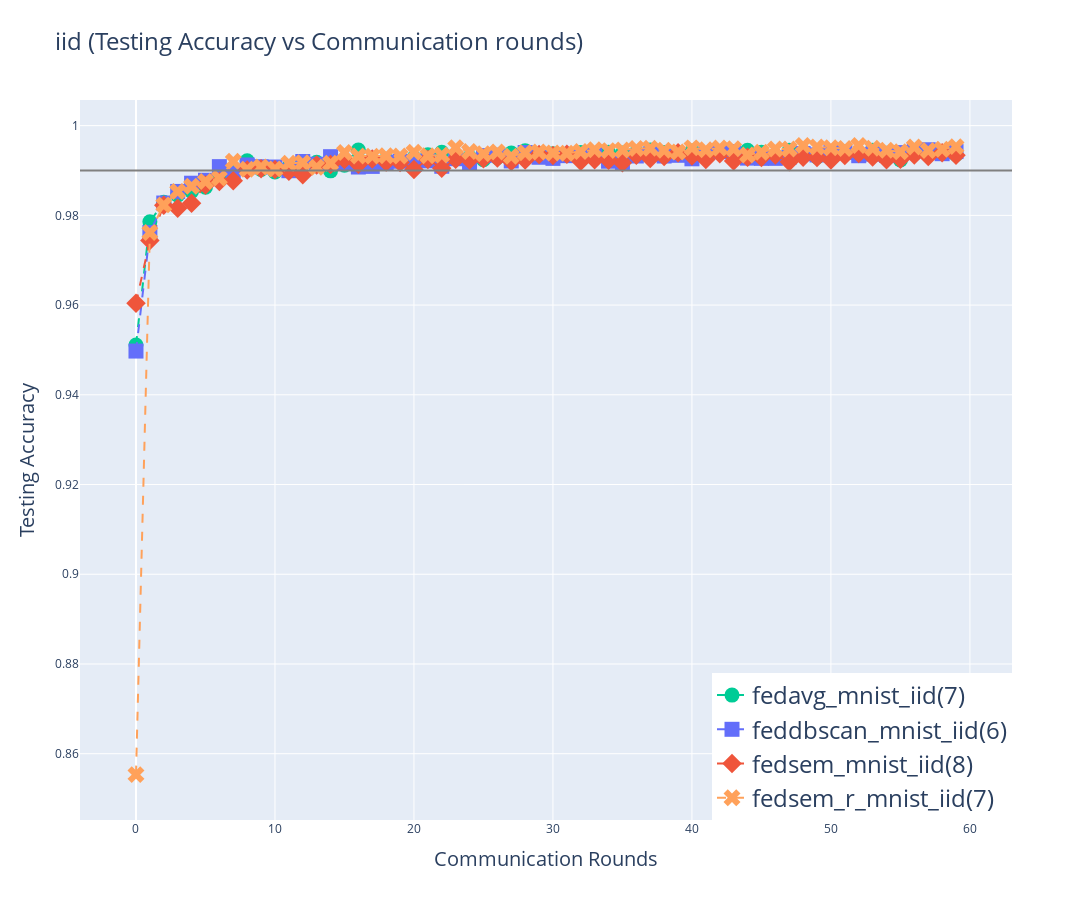
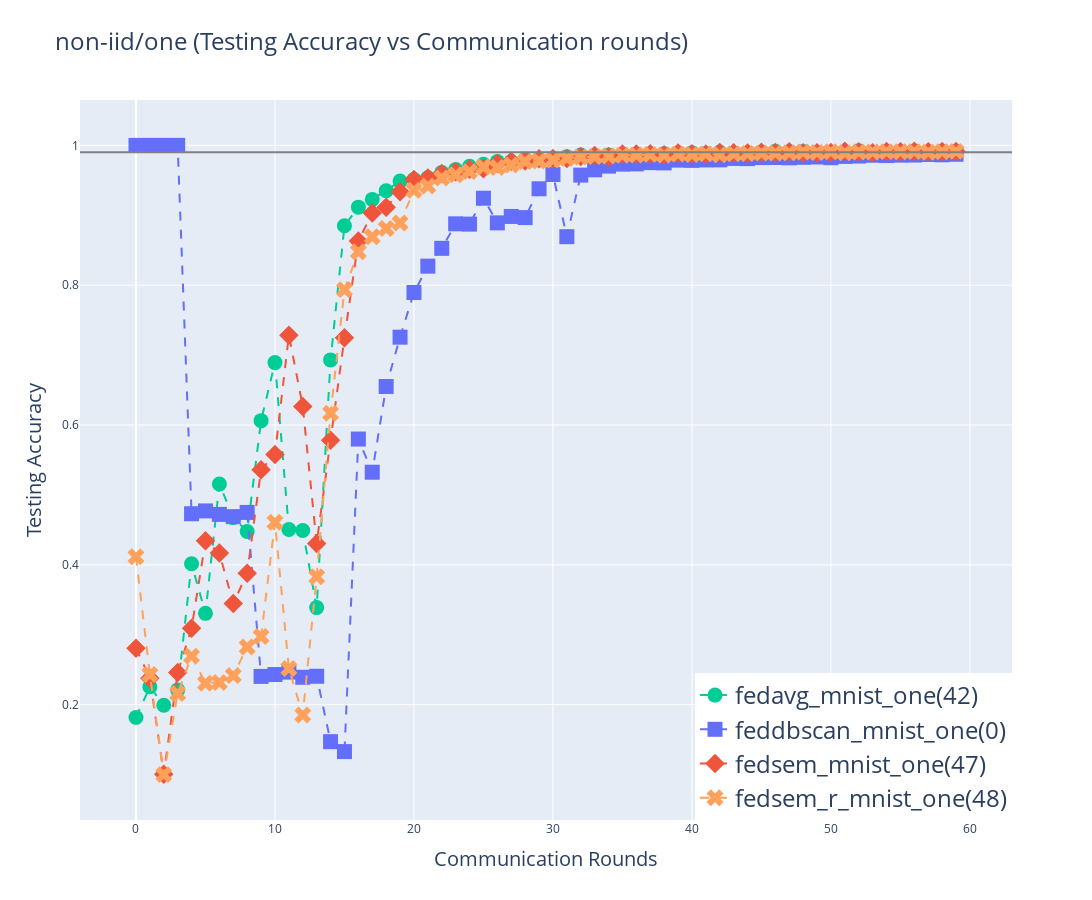
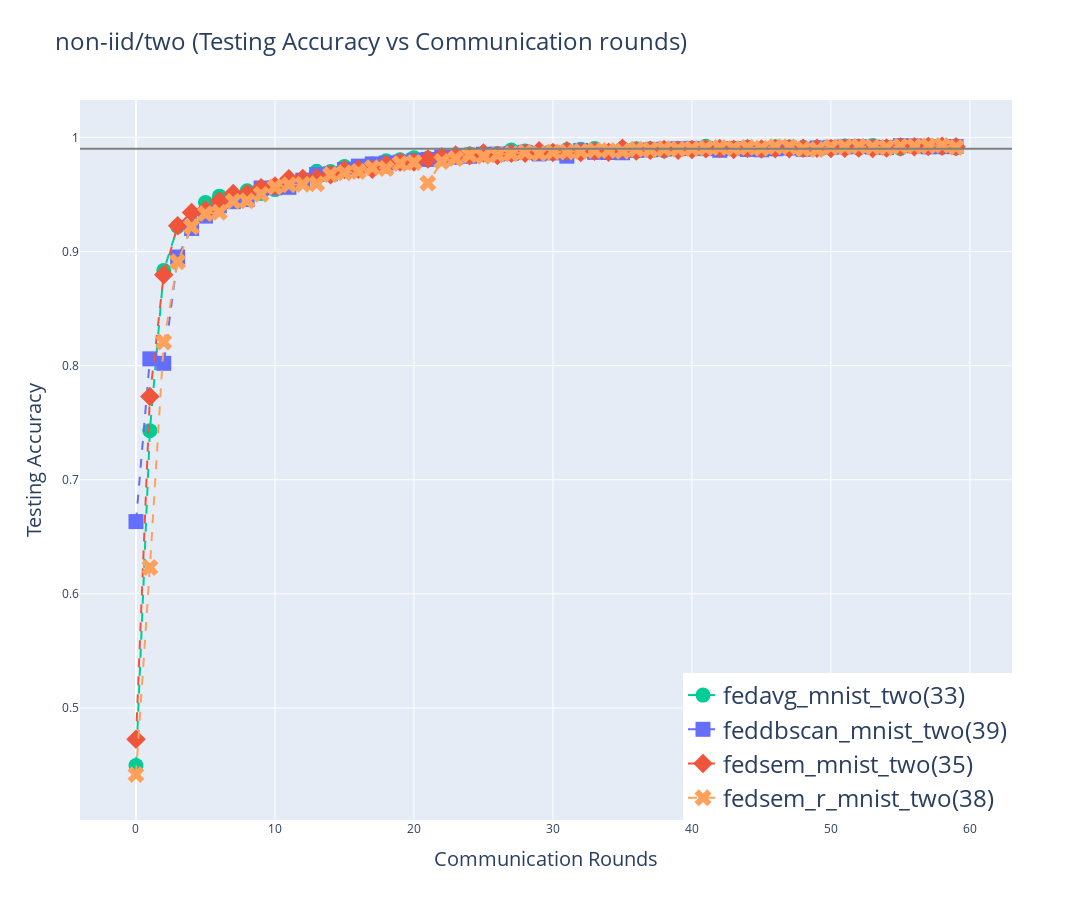
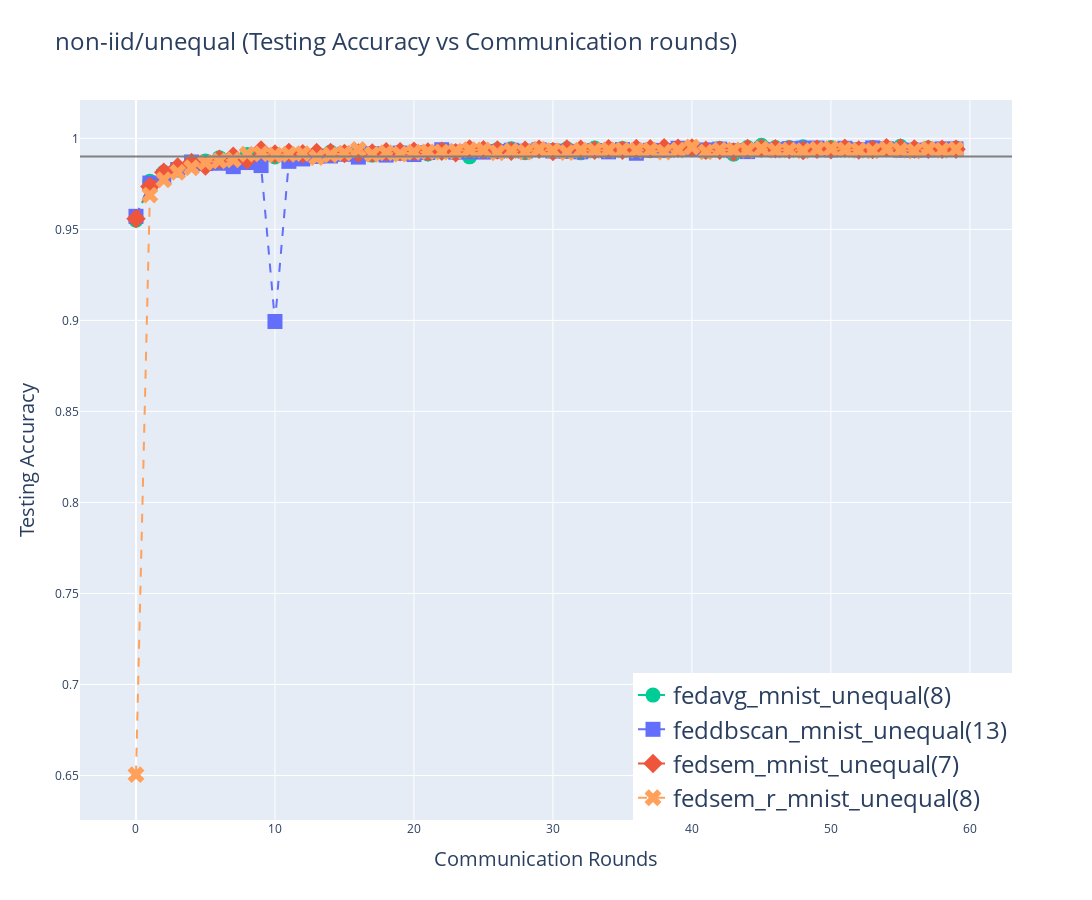

The cell these charts' notebook holds for them, in order:
### Code cell
import os
import json
import plotly.graph_objs as go
from tqdm import tqdm
import plotly.express as px
import plotly.io as pio

with_add = 'add_ep5'
path_to_json_files = '../save/json/with_add/'+ with_add+ '/mnist/'
# x_len = []
# for folder_name in ['iid','non-iid/one','non-iid/two','non-iid/unequal']: 
#     for json_file_name in os.listdir(os.path.join(path_to_json_files, folder_name)):
#         if not json_file_name.endswith('.json'):
#             continue
#         with open(os.path.join(path_to_json_files, folder_name, json_file_name)) as json_file:
#             json_text = json.load(json_file)
#             acc = json_text['test_accuracy']
#             x_len.append(len(acc))
# print(x_len)
for folder_name in tqdm(['iid','non-iid/one','non-iid/two','non-iid/unequal']): # ,'fedavg','fedsem','kmeans','dbscan','dfs'
    # if folder_name.startswith('.') or 'others' in folder_name or 'desktop.ini' in folder_name:
    #     continue
    # color = list(go.colors.TABLEAU)  # Using Plotly's color palette
    # color_scale = px.colors.qualitative.Plotly
    color_scale = ['#00CC96' ,'#636EFA','#EF553B','#FFA15A']
    data = []
    i = 0
    for json_file_name in sorted(os.listdir(os.path.join(path_to_json_files, folder_name))):
        if not json_file_name.endswith('.json'):
            continue
        fn_ls = json_file_name.split('.json')[0].split('_')
        with open(os.path.join(path_to_json_files, folder_name, json_file_name)) as json_file:
            json_text = json.load(json_file)
            acc = json_text['test_accuracy']
            # i_idx = json_file_name.find('iid')
            a_idx = json_file_name.find('_mnist_')
            # e_idx = json_file_name.find('E[')+2
            # if 'Clusters' in json_file_name:
            #     c_idx = json_file_name.find('Clusters')
            #     label_n = "multi-center({})".format(json_file_name[c_idx + 9:fn_idx - 2]) + json_file_name[fn_idx:-5] + "({})".format(len(acc)) # -2: ]_iid
            # else:
            # label_n = json_file_name[:a_idx]+'_mnist_'+json_file_name[i_idx:json_file_name.find('_E[')]+ f"({len(acc)})" # json_file_name[e_idx:json_file_name.find('.json')-1]
            if 'fedsem_r' in json_file_name[:a_idx]:
                label_n = json_file_name[:a_idx]+'_mnist_'+ fn_ls[-1]+ f"({fn_ls[3][6:-1]})"
            else:
                label_n = json_file_name[:a_idx]+'_mnist_'+ fn_ls[-1]+ f"({fn_ls[2][6:-1]})"
            if len(acc) == 1:
                trace = go.Scatter(
                    x = [0,max(x_len)],
                    y = acc * 2,
                    mode='lines+markers',
                    name=label_n,
                    line=dict(color=color_scale[len(data)], dash='dash'),
                    marker=dict(symbol=symbols[i],size=15))
            else:
                trace = go.Scatter(
                    x=list(range(len(acc))),
                    y=acc,
                    mode='lines+markers',
                    name=label_n,
                    line=dict(color=color_scale[len(data)], dash='dash'),
                    marker=dict(symbol=symbols[i],size=15))
            data.append(trace)
            # eb_idx = json_file_name.find('E[')    
            # img_n = json_file_name[eb_idx:-5]
        i+=1
    layout = go.Layout(
        title=dict(text=f'{folder_name} (Testing Accuracy vs Communication rounds)',font=dict(size=24)),
        xaxis=dict(title='Communication Rounds',titlefont=dict(size=20)),
        yaxis=dict(title='Testing Accuracy',titlefont=dict(size=20)),
        legend=dict(x=1, y=0, xanchor='right', yanchor='bottom', font=dict(size=24)),
        shapes=[{'type': 'line', 'x0': 0, 'x1': 1, 'xref': 'paper', 'y0': 0.99, 'y1': 0.99, 'yref': 'y', 'line': {'color': 'gray', 'dash': 'solid'}}]
    )
    
    fig = go.Figure(data=data, layout=layout)
    fig.update_layout(width=1200, height=900)
    fig.show()
    # fig.write_image(f'../save/img/comparison/mnist/{folder_name}_test_acc_comparison.png',format='png')
    save_path = "../save/img/comparison/mnist/"
    foldname = folder_name.split('/')
    if len(foldname) > 1:
        fold_path = os.path.join(*foldname[:-1])
        save_path = os.path.join(save_path,fold_path)
    full_path = os.path.join(save_path, foldname[-1]+'_'+with_add+'.png')
    if not os.path.exists(save_path):
        os.makedirs(save_path)
    pio.write_image(fig, full_path)

### Figure 1 — Plotly figure (JSON) as saved in the notebook; plotly's stock layout.template omitted (floating-point values rounded to 4 significant figures)
{"data": [{"line": {"color": "#00CC96", "dash": "dash"}, "marker": {"size": 15, "symbol": "circle"}, "mode": "lines+markers", "name": "fedavg_mnist_iid(7)", "type": "scatter", "x": [0, 1, 2, 3, 4, 5, 6, 7, 8, 9, 10, 11, 12, 13, 14, 15, 16, 17, 18, 19, 20, 21, 22, 23, 24, 25, 26, 27, 28, 29, 30, 31, 32, 33, 34, 35, 36, 37, 38, 39, 40, 41, 42, 43, 44, 45, 46, 47, 48, 49, 50, 51, 52, 53, 54, 55, 56, 57, 58, 59], "y": [0.9511, 0.9786, 0.9829, 0.9845, 0.9853, 0.9863, 0.9892, 0.99, 0.9922, 0.9902, 0.9897, 0.9908, 0.9918, 0.9918, 0.9899, 0.9912, 0.9946, 0.9922, 0.9925, 0.9923, 0.9928, 0.9935, 0.9941, 0.9927, 0.993, 0.9924, 0.9929, 0.9939, 0.9944, 0.9934, 0.9938, 0.9935, 0.994, 0.9937, 0.9941, 0.9939, 0.994, 0.9946, 0.994, 0.9939, 0.9943, 0.993, 0.9942, 0.9941, 0.9945, 0.9941, 0.9931, 0.9945, 0.9936, 0.993, 0.9938, 0.9942, 0.9937, 0.9945, 0.9938, 0.9923, 0.9937, 0.9939, 0.9941, 0.9936]}, {"line": {"color": "#636EFA", "dash": "dash"}, "marker": {"size": 15, "symbol": "square"}, "mode": "lines+markers", "name": "feddbscan_mnist_iid(6)", "type": "scatter", "x": [0, 1, 2, 3, 4, 5, 6, 7, 8, 9, 10, 11, 12, 13, 14, 15, 16, 17, 18, 19, 20, 21, 22, 23, 24, 25, 26, 27, 28, 29, 30, 31, 32, 33, 34, 35, 36, 37, 38, 39, 40, 41, 42, 43, 44, 45, 46, 47, 48, 49, 50, 51, 52, 53, 54, 55, 56, 57, 58, 59], "y": [0.9497, 0.9762, 0.9828, 0.9853, 0.9872, 0.9878, 0.9909, 0.9893, 0.9912, 0.9908, 0.9908, 0.99, 0.992, 0.9914, 0.9931, 0.9918, 0.9908, 0.9909, 0.9918, 0.9921, 0.9913, 0.9922, 0.9909, 0.9926, 0.9917, 0.9933, 0.9934, 0.9921, 0.994, 0.9929, 0.9927, 0.9933, 0.9934, 0.9935, 0.9921, 0.9918, 0.9932, 0.9937, 0.9932, 0.9934, 0.9926, 0.9938, 0.9942, 0.9942, 0.9928, 0.9927, 0.9927, 0.993, 0.9938, 0.9935, 0.9942, 0.994, 0.9933, 0.9936, 0.9934, 0.994, 0.9944, 0.9946, 0.9937, 0.9942]}, {"line": {"color": "#EF553B", "dash": "dash"}, "marker": {"size": 15, "symbol": "diamond"}, "mode": "lines+markers", "name": "fedsem_mnist_iid(8)", "type": "scatter", "x": [0, 1, 2, 3, 4, 5, 6, 7, 8, 9, 10, 11, 12, 13, 14, 15, 16, 17, 18, 19, 20, 21, 22, 23, 24, 25, 26, 27, 28, 29, 30, 31, 32, 33, 34, 35, 36, 37, 38, 39, 40, 41, 42, 43, 44, 45, 46, 47, 48, 49, 50, 51, 52, 53, 54, 55, 56, 57, 58, 59], "y": [0.9604, 0.9744, 0.9822, 0.9816, 0.9827, 0.9868, 0.9875, 0.9877, 0.9901, 0.9904, 0.9902, 0.9898, 0.9891, 0.9912, 0.9913, 0.9925, 0.9914, 0.9926, 0.9919, 0.9918, 0.9902, 0.9924, 0.9905, 0.9925, 0.9924, 0.9926, 0.9928, 0.992, 0.9923, 0.9936, 0.9933, 0.9936, 0.9921, 0.9924, 0.9923, 0.9917, 0.9934, 0.9927, 0.9931, 0.994, 0.9932, 0.9925, 0.9937, 0.9921, 0.9929, 0.9929, 0.9935, 0.9919, 0.9929, 0.9929, 0.9923, 0.9933, 0.9938, 0.993, 0.9924, 0.9925, 0.9935, 0.9931, 0.994, 0.9934]}, {"line": {"color": "#FFA15A", "dash": "dash"}, "marker": {"size": 15, "symbol": "x"}, "mode": "lines+markers", "name": "fedsem_r_mnist_iid(7)", "type": "scatter", "x": [0, 1, 2, 3, 4, 5, 6, 7, 8, 9, 10, 11, 12, 13, 14, 15, 16, 17, 18, 19, 20, 21, 22, 23, 24, 25, 26, 27, 28, 29, 30, 31, 32, 33, 34, 35, 36, 37, 38, 39, 40, 41, 42, 43, 44, 45, 46, 47, 48, 49, 50, 51, 52, 53, 54, 55, 56, 57, 58, 59], "y": [0.8553, 0.9762, 0.9823, 0.9853, 0.9865, 0.9875, 0.9883, 0.9921, 0.9903, 0.9908, 0.9903, 0.9916, 0.9918, 0.9907, 0.9916, 0.994, 0.9932, 0.9932, 0.9933, 0.9932, 0.9941, 0.9933, 0.9935, 0.9951, 0.9942, 0.9937, 0.9941, 0.9932, 0.994, 0.9941, 0.9939, 0.9938, 0.9942, 0.9946, 0.9944, 0.9946, 0.9949, 0.995, 0.9945, 0.9941, 0.995, 0.9946, 0.995, 0.9949, 0.9934, 0.994, 0.9948, 0.9948, 0.9956, 0.9952, 0.9951, 0.9949, 0.9956, 0.9949, 0.9945, 0.9942, 0.9953, 0.9945, 0.9947, 0.9953]}], "layout": {"height": 900, "legend": {"font": {"size": 24}, "x": 1, "xanchor": "right", "y": 0, "yanchor": "bottom"}, "shapes": [{"line": {"color": "gray", "dash": "solid"}, "type": "line", "x0": 0, "x1": 1, "xref": "paper", "y0": 0.99, "y1": 0.99, "yref": "y"}], "title": {"font": {"size": 24}, "text": "iid (Testing Accuracy vs Communication rounds)"}, "width": 1200, "xaxis": {"title": {"font": {"size": 20}, "text": "Communication Rounds"}}, "yaxis": {"title": {"font": {"size": 20}, "text": "Testing Accuracy"}}}}

### Figure 2 — Plotly figure (JSON) as saved in the notebook; plotly's stock layout.template omitted (floating-point values rounded to 4 significant figures)
{"data": [{"line": {"color": "#00CC96", "dash": "dash"}, "marker": {"size": 15, "symbol": "circle"}, "mode": "lines+markers", "name": "fedavg_mnist_one(42)", "type": "scatter", "x": [0, 1, 2, 3, 4, 5, 6, 7, 8, 9, 10, 11, 12, 13, 14, 15, 16, 17, 18, 19, 20, 21, 22, 23, 24, 25, 26, 27, 28, 29, 30, 31, 32, 33, 34, 35, 36, 37, 38, 39, 40, 41, 42, 43, 44, 45, 46, 47, 48, 49, 50, 51, 52, 53, 54, 55, 56, 57, 58, 59], "y": [0.1818, 0.2256, 0.1993, 0.2212, 0.4016, 0.3307, 0.5157, 0.4676, 0.4478, 0.6062, 0.6893, 0.4505, 0.4492, 0.3389, 0.6932, 0.885, 0.9117, 0.9227, 0.9352, 0.9489, 0.9512, 0.9537, 0.9613, 0.9655, 0.9701, 0.9728, 0.977, 0.977, 0.9799, 0.9795, 0.9815, 0.9838, 0.9862, 0.9857, 0.9863, 0.9872, 0.9868, 0.9862, 0.9882, 0.9896, 0.9896, 0.9885, 0.9906, 0.989, 0.9893, 0.9901, 0.9915, 0.9909, 0.9911, 0.9899, 0.9903, 0.9897, 0.9922, 0.9897, 0.9907, 0.9907, 0.992, 0.9897, 0.9908, 0.9915]}, {"line": {"color": "#636EFA", "dash": "dash"}, "marker": {"size": 15, "symbol": "square"}, "mode": "lines+markers", "name": "feddbscan_mnist_one(0)", "type": "scatter", "x": [0, 1, 2, 3, 4, 5, 6, 7, 8, 9, 10, 11, 12, 13, 14, 15, 16, 17, 18, 19, 20, 21, 22, 23, 24, 25, 26, 27, 28, 29, 30, 31, 32, 33, 34, 35, 36, 37, 38, 39, 40, 41, 42, 43, 44, 45, 46, 47, 48, 49, 50, 51, 52, 53, 54, 55, 56, 57, 58, 59], "y": [1, 1, 1, 1, 0.4731, 0.4772, 0.4722, 0.4689, 0.475, 0.2405, 0.2432, 0.2467, 0.2392, 0.2407, 0.1471, 0.1329, 0.58, 0.5325, 0.6551, 0.7257, 0.7895, 0.8272, 0.8528, 0.8878, 0.8874, 0.9244, 0.8891, 0.8984, 0.8967, 0.9379, 0.9583, 0.8694, 0.9575, 0.965, 0.9703, 0.9732, 0.9735, 0.9753, 0.9749, 0.9789, 0.9786, 0.9792, 0.9793, 0.9813, 0.981, 0.9825, 0.9826, 0.9822, 0.9829, 0.9834, 0.9824, 0.9842, 0.9848, 0.9859, 0.9854, 0.986, 0.9861, 0.987, 0.9865, 0.9873]}, {"line": {"color": "#EF553B", "dash": "dash"}, "marker": {"size": 15, "symbol": "diamond"}, "mode": "lines+markers", "name": "fedsem_mnist_one(47)", "type": "scatter", "x": [0, 1, 2, 3, 4, 5, 6, 7, 8, 9, 10, 11, 12, 13, 14, 15, 16, 17, 18, 19, 20, 21, 22, 23, 24, 25, 26, 27, 28, 29, 30, 31, 32, 33, 34, 35, 36, 37, 38, 39, 40, 41, 42, 43, 44, 45, 46, 47, 48, 49, 50, 51, 52, 53, 54, 55, 56, 57, 58, 59], "y": [0.2809, 0.238, 0.1006, 0.2459, 0.3093, 0.4344, 0.4168, 0.3446, 0.3882, 0.536, 0.5578, 0.7285, 0.6267, 0.4307, 0.5784, 0.7249, 0.8633, 0.9031, 0.9116, 0.9337, 0.9512, 0.9534, 0.9598, 0.9624, 0.9658, 0.9665, 0.9742, 0.9772, 0.9777, 0.9807, 0.9812, 0.9811, 0.9839, 0.9857, 0.9839, 0.9875, 0.9876, 0.9881, 0.9866, 0.989, 0.9878, 0.9878, 0.9896, 0.9895, 0.9891, 0.99, 0.9899, 0.9909, 0.9895, 0.9893, 0.9896, 0.9915, 0.991, 0.9894, 0.9912, 0.9907, 0.9915, 0.9909, 0.9913, 0.9913]}, {"line": {"color": "#FFA15A", "dash": "dash"}, "marker": {"size": 15, "symbol": "x"}, "mode": "lines+markers", "name": "fedsem_r_mnist_one(48)", "type": "scatter", "x": [0, 1, 2, 3, 4, 5, 6, 7, 8, 9, 10, 11, 12, 13, 14, 15, 16, 17, 18, 19, 20, 21, 22, 23, 24, 25, 26, 27, 28, 29, 30, 31, 32, 33, 34, 35, 36, 37, 38, 39, 40, 41, 42, 43, 44, 45, 46, 47, 48, 49, 50, 51, 52, 53, 54, 55, 56, 57, 58, 59], "y": [0.4117, 0.2433, 0.1, 0.2161, 0.2695, 0.2308, 0.2319, 0.2418, 0.2826, 0.2974, 0.4608, 0.2518, 0.1854, 0.3831, 0.6169, 0.7937, 0.8478, 0.8692, 0.8811, 0.889, 0.9357, 0.9418, 0.9534, 0.9579, 0.9625, 0.9692, 0.9684, 0.972, 0.977, 0.9778, 0.979, 0.9814, 0.9832, 0.9839, 0.9848, 0.9858, 0.9863, 0.9871, 0.9862, 0.9877, 0.9869, 0.9879, 0.9867, 0.9881, 0.9885, 0.9889, 0.9892, 0.9896, 0.9904, 0.9898, 0.991, 0.9895, 0.9904, 0.9906, 0.991, 0.991, 0.9911, 0.9902, 0.9909, 0.9914]}], "layout": {"height": 900, "legend": {"font": {"size": 24}, "x": 1, "xanchor": "right", "y": 0, "yanchor": "bottom"}, "shapes": [{"line": {"color": "gray", "dash": "solid"}, "type": "line", "x0": 0, "x1": 1, "xref": "paper", "y0": 0.99, "y1": 0.99, "yref": "y"}], "title": {"font": {"size": 24}, "text": "non-iid/one (Testing Accuracy vs Communication rounds)"}, "width": 1200, "xaxis": {"title": {"font": {"size": 20}, "text": "Communication Rounds"}}, "yaxis": {"title": {"font": {"size": 20}, "text": "Testing Accuracy"}}}}

### Figure 3 — Plotly figure (JSON) as saved in the notebook; plotly's stock layout.template omitted (floating-point values rounded to 4 significant figures)
{"data": [{"line": {"color": "#00CC96", "dash": "dash"}, "marker": {"size": 15, "symbol": "circle"}, "mode": "lines+markers", "name": "fedavg_mnist_two(33)", "type": "scatter", "x": [0, 1, 2, 3, 4, 5, 6, 7, 8, 9, 10, 11, 12, 13, 14, 15, 16, 17, 18, 19, 20, 21, 22, 23, 24, 25, 26, 27, 28, 29, 30, 31, 32, 33, 34, 35, 36, 37, 38, 39, 40, 41, 42, 43, 44, 45, 46, 47, 48, 49, 50, 51, 52, 53, 54, 55, 56, 57, 58, 59], "y": [0.4495, 0.743, 0.8834, 0.9218, 0.9212, 0.9429, 0.9485, 0.9458, 0.9533, 0.9509, 0.9543, 0.9602, 0.9628, 0.9703, 0.9701, 0.9745, 0.9745, 0.9768, 0.9794, 0.9803, 0.9823, 0.9817, 0.9829, 0.9848, 0.9854, 0.9852, 0.9858, 0.9889, 0.988, 0.9868, 0.9875, 0.9891, 0.9897, 0.9903, 0.9869, 0.9902, 0.99, 0.99, 0.9883, 0.9896, 0.9898, 0.9923, 0.9903, 0.9907, 0.9914, 0.9901, 0.9917, 0.9915, 0.9913, 0.9912, 0.9905, 0.9924, 0.9906, 0.9929, 0.9913, 0.9902, 0.992, 0.9927, 0.9913, 0.9907]}, {"line": {"color": "#636EFA", "dash": "dash"}, "marker": {"size": 15, "symbol": "square"}, "mode": "lines+markers", "name": "feddbscan_mnist_two(39)", "type": "scatter", "x": [0, 1, 2, 3, 4, 5, 6, 7, 8, 9, 10, 11, 12, 13, 14, 15, 16, 17, 18, 19, 20, 21, 22, 23, 24, 25, 26, 27, 28, 29, 30, 31, 32, 33, 34, 35, 36, 37, 38, 39, 40, 41, 42, 43, 44, 45, 46, 47, 48, 49, 50, 51, 52, 53, 54, 55, 56, 57, 58, 59], "y": [0.6633, 0.8059, 0.802, 0.8952, 0.9202, 0.931, 0.94, 0.9437, 0.9455, 0.9556, 0.9558, 0.9562, 0.9625, 0.9674, 0.968, 0.9718, 0.9748, 0.9767, 0.9775, 0.9783, 0.9798, 0.9807, 0.9829, 0.9826, 0.9834, 0.9852, 0.9853, 0.9859, 0.9869, 0.9855, 0.9864, 0.9835, 0.9885, 0.9869, 0.9868, 0.9865, 0.9886, 0.989, 0.9897, 0.9901, 0.9904, 0.9901, 0.9887, 0.9902, 0.9894, 0.9891, 0.99, 0.9907, 0.9895, 0.9907, 0.9913, 0.9917, 0.9919, 0.9915, 0.9911, 0.9928, 0.9926, 0.9917, 0.9918, 0.9921]}, {"line": {"color": "#EF553B", "dash": "dash"}, "marker": {"size": 15, "symbol": "diamond"}, "mode": "lines+markers", "name": "fedsem_mnist_two(35)", "type": "scatter", "x": [0, 1, 2, 3, 4, 5, 6, 7, 8, 9, 10, 11, 12, 13, 14, 15, 16, 17, 18, 19, 20, 21, 22, 23, 24, 25, 26, 27, 28, 29, 30, 31, 32, 33, 34, 35, 36, 37, 38, 39, 40, 41, 42, 43, 44, 45, 46, 47, 48, 49, 50, 51, 52, 53, 54, 55, 56, 57, 58, 59], "y": [0.4726, 0.773, 0.8796, 0.9226, 0.9343, 0.9366, 0.9443, 0.9508, 0.9507, 0.9559, 0.9573, 0.9638, 0.9639, 0.9641, 0.9673, 0.9718, 0.972, 0.972, 0.9765, 0.9784, 0.9785, 0.981, 0.983, 0.9846, 0.9838, 0.9862, 0.9842, 0.9861, 0.9861, 0.9883, 0.9868, 0.9883, 0.9868, 0.9879, 0.987, 0.9905, 0.9882, 0.9887, 0.9894, 0.9887, 0.9894, 0.9899, 0.9902, 0.9894, 0.9903, 0.9898, 0.99, 0.99, 0.9904, 0.9905, 0.9903, 0.9905, 0.9908, 0.9903, 0.9907, 0.9915, 0.9917, 0.992, 0.9922, 0.9918]}, {"line": {"color": "#FFA15A", "dash": "dash"}, "marker": {"size": 15, "symbol": "x"}, "mode": "lines+markers", "name": "fedsem_r_mnist_two(38)", "type": "scatter", "x": [0, 1, 2, 3, 4, 5, 6, 7, 8, 9, 10, 11, 12, 13, 14, 15, 16, 17, 18, 19, 20, 21, 22, 23, 24, 25, 26, 27, 28, 29, 30, 31, 32, 33, 34, 35, 36, 37, 38, 39, 40, 41, 42, 43, 44, 45, 46, 47, 48, 49, 50, 51, 52, 53, 54, 55, 56, 57, 58, 59], "y": [0.4416, 0.6231, 0.8207, 0.891, 0.9216, 0.9332, 0.9344, 0.944, 0.9444, 0.9502, 0.9565, 0.9584, 0.9589, 0.9593, 0.9674, 0.969, 0.9701, 0.9735, 0.9728, 0.9771, 0.978, 0.9599, 0.9788, 0.9814, 0.9846, 0.9834, 0.9847, 0.9857, 0.987, 0.9857, 0.9872, 0.9872, 0.9879, 0.9884, 0.9886, 0.9877, 0.9896, 0.9892, 0.9901, 0.9899, 0.9901, 0.9908, 0.991, 0.9904, 0.991, 0.9905, 0.9919, 0.9917, 0.9899, 0.9893, 0.9915, 0.9918, 0.9923, 0.9915, 0.9911, 0.9922, 0.9923, 0.9924, 0.993, 0.9913]}], "layout": {"height": 900, "legend": {"font": {"size": 24}, "x": 1, "xanchor": "right", "y": 0, "yanchor": "bottom"}, "shapes": [{"line": {"color": "gray", "dash": "solid"}, "type": "line", "x0": 0, "x1": 1, "xref": "paper", "y0": 0.99, "y1": 0.99, "yref": "y"}], "title": {"font": {"size": 24}, "text": "non-iid/two (Testing Accuracy vs Communication rounds)"}, "width": 1200, "xaxis": {"title": {"font": {"size": 20}, "text": "Communication Rounds"}}, "yaxis": {"title": {"font": {"size": 20}, "text": "Testing Accuracy"}}}}

### Figure 4 — Plotly figure (JSON) as saved in the notebook; plotly's stock layout.template omitted (floating-point values rounded to 4 significant figures)
{"data": [{"line": {"color": "#00CC96", "dash": "dash"}, "marker": {"size": 15, "symbol": "circle"}, "mode": "lines+markers", "name": "fedavg_mnist_unequal(8)", "type": "scatter", "x": [0, 1, 2, 3, 4, 5, 6, 7, 8, 9, 10, 11, 12, 13, 14, 15, 16, 17, 18, 19, 20, 21, 22, 23, 24, 25, 26, 27, 28, 29, 30, 31, 32, 33, 34, 35, 36, 37, 38, 39, 40, 41, 42, 43, 44, 45, 46, 47, 48, 49, 50, 51, 52, 53, 54, 55, 56, 57, 58, 59], "y": [0.9551, 0.9765, 0.9814, 0.9826, 0.9864, 0.9875, 0.9894, 0.9892, 0.9912, 0.9883, 0.9898, 0.9918, 0.9895, 0.9911, 0.9925, 0.9918, 0.9925, 0.9908, 0.9915, 0.9925, 0.992, 0.9915, 0.9926, 0.9924, 0.9899, 0.9932, 0.9938, 0.9942, 0.9921, 0.994, 0.9934, 0.9943, 0.9921, 0.9947, 0.9933, 0.9945, 0.9933, 0.9934, 0.9939, 0.9942, 0.9941, 0.993, 0.9944, 0.9914, 0.9951, 0.9962, 0.995, 0.9949, 0.9954, 0.9935, 0.995, 0.9947, 0.9939, 0.9949, 0.9945, 0.9957, 0.9942, 0.9947, 0.9941, 0.9947]}, {"line": {"color": "#636EFA", "dash": "dash"}, "marker": {"size": 15, "symbol": "square"}, "mode": "lines+markers", "name": "feddbscan_mnist_unequal(13)", "type": "scatter", "x": [0, 1, 2, 3, 4, 5, 6, 7, 8, 9, 10, 11, 12, 13, 14, 15, 16, 17, 18, 19, 20, 21, 22, 23, 24, 25, 26, 27, 28, 29, 30, 31, 32, 33, 34, 35, 36, 37, 38, 39, 40, 41, 42, 43, 44, 45, 46, 47, 48, 49, 50, 51, 52, 53, 54, 55, 56, 57, 58, 59], "y": [0.9572, 0.9755, 0.9791, 0.9829, 0.987, 0.9862, 0.9864, 0.9845, 0.9867, 0.9851, 0.8994, 0.9874, 0.9887, 0.9901, 0.9904, 0.9913, 0.9897, 0.9916, 0.9908, 0.9919, 0.9911, 0.9922, 0.9938, 0.9924, 0.9926, 0.9925, 0.9928, 0.9935, 0.993, 0.9939, 0.9931, 0.9929, 0.9926, 0.9933, 0.9926, 0.9939, 0.9918, 0.9934, 0.9933, 0.9946, 0.994, 0.9937, 0.9941, 0.9932, 0.9927, 0.994, 0.9937, 0.9944, 0.9946, 0.9947, 0.9937, 0.9945, 0.9938, 0.9948, 0.9943, 0.9936, 0.9935, 0.9937, 0.9942, 0.9942]}, {"line": {"color": "#EF553B", "dash": "dash"}, "marker": {"size": 15, "symbol": "diamond"}, "mode": "lines+markers", "name": "fedsem_mnist_unequal(7)", "type": "scatter", "x": [0, 1, 2, 3, 4, 5, 6, 7, 8, 9, 10, 11, 12, 13, 14, 15, 16, 17, 18, 19, 20, 21, 22, 23, 24, 25, 26, 27, 28, 29, 30, 31, 32, 33, 34, 35, 36, 37, 38, 39, 40, 41, 42, 43, 44, 45, 46, 47, 48, 49, 50, 51, 52, 53, 54, 55, 56, 57, 58, 59], "y": [0.9559, 0.9735, 0.9814, 0.9843, 0.9867, 0.9848, 0.9886, 0.9902, 0.9882, 0.9936, 0.9914, 0.9922, 0.9916, 0.9922, 0.9922, 0.9917, 0.992, 0.992, 0.9927, 0.9927, 0.9929, 0.9925, 0.993, 0.9921, 0.9942, 0.9938, 0.9937, 0.993, 0.9935, 0.994, 0.9928, 0.9942, 0.994, 0.9935, 0.9943, 0.9934, 0.9944, 0.9943, 0.9948, 0.9946, 0.9947, 0.9935, 0.9934, 0.9925, 0.9945, 0.9946, 0.9943, 0.994, 0.9934, 0.994, 0.9937, 0.9946, 0.9937, 0.9939, 0.9948, 0.9948, 0.9942, 0.9941, 0.994, 0.9941]}, {"line": {"color": "#FFA15A", "dash": "dash"}, "marker": {"size": 15, "symbol": "x"}, "mode": "lines+markers", "name": "fedsem_r_mnist_unequal(8)", "type": "scatter", "x": [0, 1, 2, 3, 4, 5, 6, 7, 8, 9, 10, 11, 12, 13, 14, 15, 16, 17, 18, 19, 20, 21, 22, 23, 24, 25, 26, 27, 28, 29, 30, 31, 32, 33, 34, 35, 36, 37, 38, 39, 40, 41, 42, 43, 44, 45, 46, 47, 48, 49, 50, 51, 52, 53, 54, 55, 56, 57, 58, 59], "y": [0.6505, 0.9688, 0.9773, 0.9814, 0.9839, 0.9868, 0.9877, 0.9882, 0.9914, 0.9915, 0.9909, 0.9913, 0.9916, 0.9895, 0.9909, 0.9919, 0.9939, 0.9913, 0.9921, 0.9915, 0.9924, 0.9926, 0.9925, 0.993, 0.9938, 0.9936, 0.9921, 0.9932, 0.9925, 0.9941, 0.9933, 0.9923, 0.9935, 0.9933, 0.9936, 0.9937, 0.9935, 0.9936, 0.9925, 0.9937, 0.9953, 0.9926, 0.9936, 0.9936, 0.9934, 0.9943, 0.9934, 0.9937, 0.9932, 0.994, 0.9944, 0.9938, 0.9934, 0.9932, 0.9942, 0.9935, 0.9931, 0.9941, 0.9935, 0.9941]}], "layout": {"height": 900, "legend": {"font": {"size": 24}, "x": 1, "xanchor": "right", "y": 0, "yanchor": "bottom"}, "shapes": [{"line": {"color": "gray", "dash": "solid"}, "type": "line", "x0": 0, "x1": 1, "xref": "paper", "y0": 0.99, "y1": 0.99, "yref": "y"}], "title": {"font": {"size": 24}, "text": "non-iid/unequal (Testing Accuracy vs Communication rounds)"}, "width": 1200, "xaxis": {"title": {"font": {"size": 20}, "text": "Communication Rounds"}}, "yaxis": {"title": {"font": {"size": 20}, "text": "Testing Accuracy"}}}}
